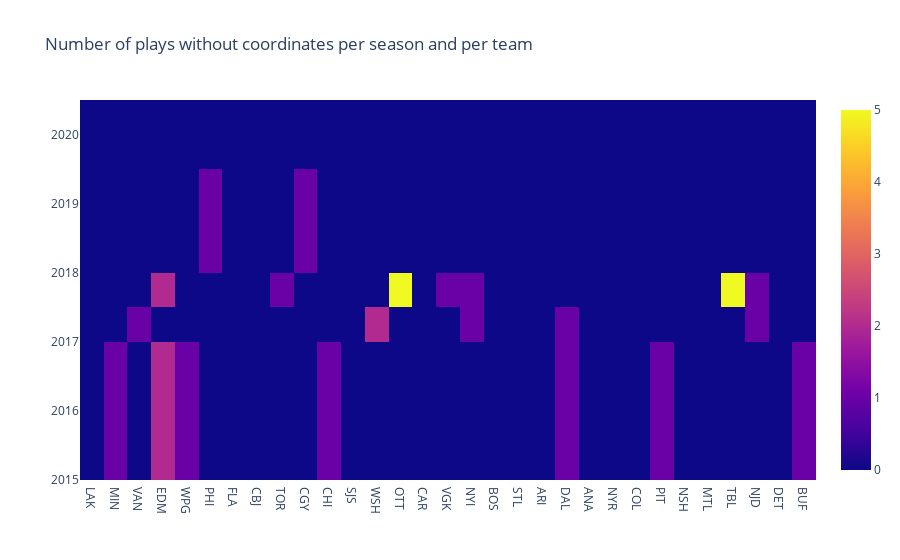

Here is the notebook cell this chart was saved with:
### Code cell
import plotly.graph_objs as go

def plot_na_ccordinates_per_team_per_season(
		count_na_coordinates_per_team_per_season: pd.DataFrame
   ) -> None:
   """
   Using plotly library, plot in a matrix with heat map color
   the number of plays without coordinates per season (row) and per team (columns) 
   """
   fig = go.Figure(data=go.Heatmap(
				   z=count_na_coordinates_per_team_per_season.values,
				   x=count_na_coordinates_per_team_per_season.columns,
				   y=count_na_coordinates_per_team_per_season.index,
				   ))
   fig.update_layout(
	   title='Number of plays without coordinates per season and per team',
	   xaxis_nticks=36)
   fig.show()

plot_na_ccordinates_per_team_per_season(count_na_coordinates_per_team_per_season())

### Figure 1 — Plotly figure (JSON) as saved in the notebook; plotly's stock layout.template omitted (floating-point values rounded to 4 significant figures; data arrays with more than 128 entries replaced by an {"elided": "..."} marker saying what was removed)
{"data": [{"type": "heatmap", "x": ["LAK", "MIN", "VAN", "EDM", "WPG", "PHI", "FLA", "CBJ", "TOR", "CGY", "CHI", "SJS", "WSH", "OTT", "CAR", "VGK", "NYI", "BOS", "STL", "ARI", "DAL", "ANA", "NYR", "COL", "PIT", "NSH", "MTL", "TBL", "NJD", "DET", "BUF"], "y": [2020, 2019, 2017, 2018, 2016], "z": {"elided": "5x31 int values"}}], "layout": {"title": {"text": "Number of plays without coordinates per season and per team"}, "xaxis": {"nticks": 36}}}
